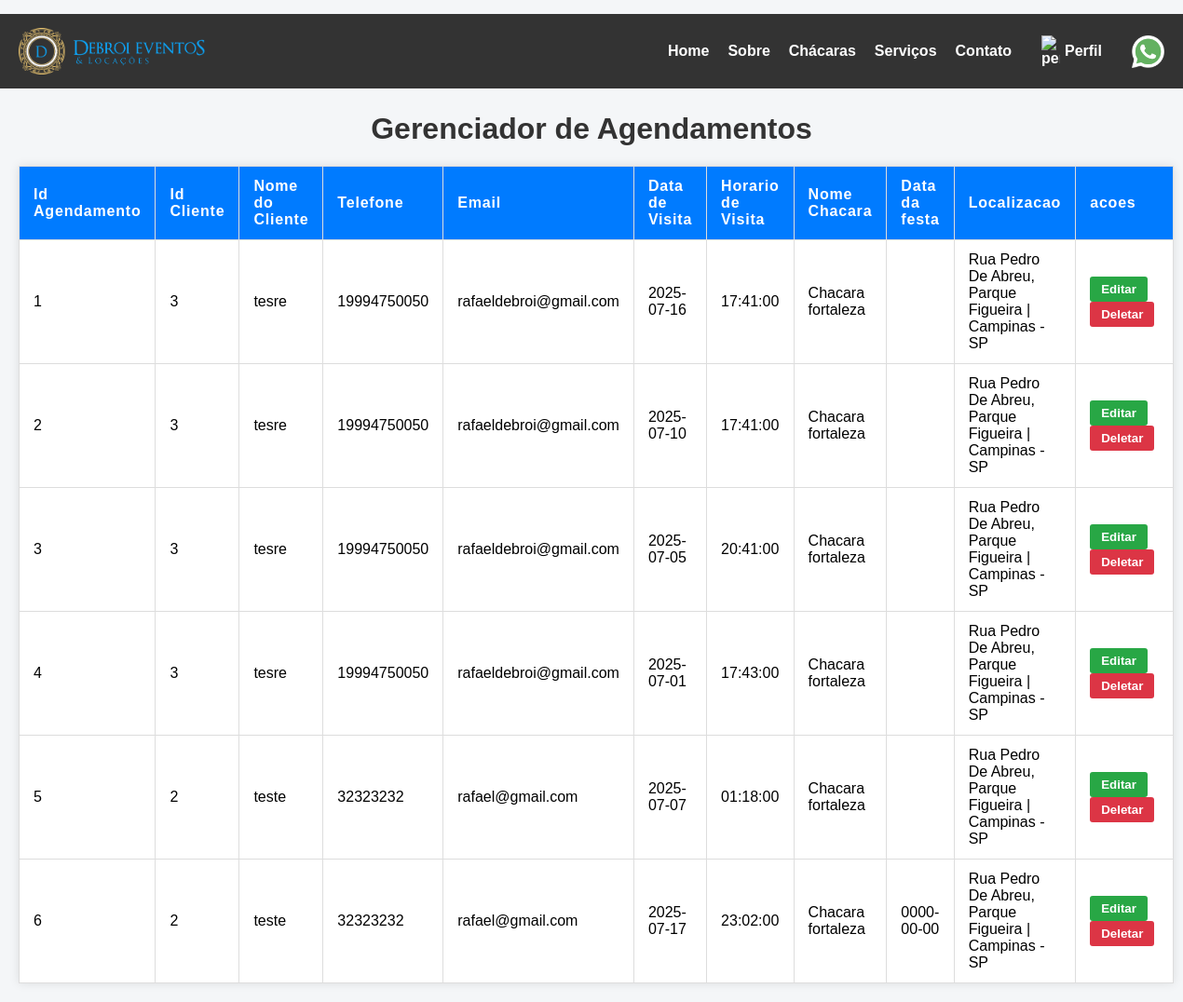
The page /gerenciaAgendamentos.php (signed in) on the database its author committed.
### tables this page shows
CREATE TABLE `usuario` (
  `IdCliente` int(11) NOT NULL AUTO_INCREMENT,
  `Nome` varchar(100) NOT NULL,
  `Email` varchar(255) NOT NULL,
  `Telefone` varchar(15) NOT NULL,
  `Senha` varchar(100) NOT NULL,
  `Cpf` varchar(11) NOT NULL,
  `Admin` int(1) DEFAULT NULL,
  `zap` int(1) DEFAULT NULL,
  PRIMARY KEY (`IdCliente`)
);

CREATE TABLE `agendamentovisita` (
  `IdAgendamentoVisita` int(11) NOT NULL AUTO_INCREMENT,
  `IdCliente` int(11) NOT NULL,
  `DataVisita` date NOT NULL,
  `Hora` time NOT NULL,
  `IdChacara` int(11) NOT NULL,
  `DataFesta` date DEFAULT NULL,
  `ConfirmacaoAgendamento` int(11) DEFAULT NULL,
  `Mensagem` varchar(500) DEFAULT NULL,
  PRIMARY KEY (`IdAgendamentoVisita`),
  KEY `IdCliente` (`IdCliente`),
  KEY `IdChacara` (`IdChacara`),
  CONSTRAINT `agendamentovisita_ibfk_1` FOREIGN KEY (`IdCliente`) REFERENCES `usuario` (`IdCliente`),
  CONSTRAINT `agendamentovisita_ibfk_2` FOREIGN KEY (`IdChacara`) REFERENCES `chacaras` (`IdChacaras`)
);

CREATE TABLE `chacaras` (
  `IdChacaras` int(11) NOT NULL AUTO_INCREMENT,
  `IdProprietario` int(11) NOT NULL,
  `Nome` varchar(100) NOT NULL,
  `Descricao` varchar(500) NOT NULL,
  `IdInfoChacaras` int(11) NOT NULL,
  `IdEndereco` int(11) NOT NULL,
  `IdCorretor` int(11) NOT NULL,
  `LocalizacaoUrlMaps` varchar(1000) NOT NULL,
  PRIMARY KEY (`IdChacaras`),
  KEY `IdProprietario` (`IdProprietario`),
  KEY `IdInfoChacaras` (`IdInfoChacaras`),
  KEY `IdEndereco` (`IdEndereco`),
  KEY `IdCorretor` (`IdCorretor`),
  CONSTRAINT `chacaras_ibfk_1` FOREIGN KEY (`IdProprietario`) REFERENCES `proprietario` (`IdProprietario`),
  CONSTRAINT `chacaras_ibfk_2` FOREIGN KEY (`IdInfoChacaras`) REFERENCES `infochacaras` (`IdInfoChacaras`),
  CONSTRAINT `chacaras_ibfk_3` FOREIGN KEY (`IdEndereco`) REFERENCES `endereco` (`IdEndereco`),
  CONSTRAINT `chacaras_ibfk_4` FOREIGN KEY (`IdCorretor`) REFERENCES `corretor` (`IdCorretor`)
);

CREATE TABLE `endereco` (
  `IdEndereco` int(11) NOT NULL AUTO_INCREMENT,
  `Cep` bigint(20) NOT NULL,
  `rua` varchar(100) NOT NULL,
  `bairro` varchar(100) NOT NULL,
  `cidade` varchar(100) NOT NULL,
  `Estado_Id` int(11) NOT NULL,
  `numero` int(11) NOT NULL,
  PRIMARY KEY (`IdEndereco`),
  KEY `Estado_Id` (`Estado_Id`),
  CONSTRAINT `endereco_ibfk_1` FOREIGN KEY (`Estado_Id`) REFERENCES `estado` (`IdEstado`)
);

CREATE TABLE `estado` (
  `IdEstado` int(11) NOT NULL AUTO_INCREMENT,
  `Estados` varchar(100) NOT NULL,
  PRIMARY KEY (`IdEstado`)
);

### html/gerenciaAgendamentos.php (the view, shortened to what this page needs)
<?php
include('conexao.php');
$AgendamentoSQl = " SELECT
                        a.IdAgendamentoVisita,
                        c.IdCliente,
                        c.Nome AS NomeUsuario,
                        c.Telefone,
                        c.Email,
                        ch.Nome AS NomeChacara,
                        a.DataVisita,
                        a.DataFesta,
                        a.Hora,
                        e.cep,
                        e.rua,
                        e.bairro,
                        e.cidade,
                        e.numero,
                        es.Estados
                        FROM usuario c
                        inner JOIN agendamentovisita a ON a.IdCliente = c.IdCliente
                        inner JOIN chacaras ch ON ch.IdChacaras = a.IdChacara
                        inner JOIN endereco e ON e.IdEndereco = ch.IdEndereco
                        INNER JOIN estado es ON es.IdEstado = e.Estado_Id ;";
$agendamentoConsulta = mysqli_query($conecta, $AgendamentoSQl);
?>
<!DOCTYPE html>
<html lang="pt-BR">
<head>
</head>
<body>
    <header>
        <?php include 'menuBarra.php'; ?>
    </header>
    <div class="TudoviewUser">
        <h1>Gerenciador de Agendamentos</h1>
        <div class="table-container">
            <table>
                <thead>
                    <tr>
                        <th>Id Agendamento</th>
                        <th>Id Cliente</th>
                        <th>Nome do Cliente</th>
                        <th>Telefone</th>
                        <th>Email</th>
                        <th>Data de Visita</th>
                        <th>Horario de Visita</th>
                        <th>Nome Chacara</th>
                        <th>Data da festa</th>
                        <th>Localizacao</th>
                        <th>acoes</th>
                    </tr>
                </thead>
                <tbody>
                    <?php while ($Agendamento = mysqli_fetch_assoc($agendamentoConsulta)) {  ?>
                        <tr>
                            <td><?php echo $Agendamento["IdAgendamentoVisita"]; ?></td>
                            <td><?php echo $Agendamento["IdCliente"]; ?></td>
                            <td><?php echo $Agendamento["NomeUsuario"]; ?></td>
                            <td><?php echo $Agendamento["Telefone"]; ?></td>
                            <td><?php echo $Agendamento["Email"]; ?></td>
                            <td><?php echo $Agendamento["DataVisita"]; ?></td>
                            <td><?php echo $Agendamento["Hora"]; ?></td>
                            <td><?php echo $Agendamento["NomeChacara"]; ?></td>
                            <td><?php echo $Agendamento["DataFesta"]; ?></td>
                            <td><?php echo $Agendamento["rua"] . ", " . $Agendamento["bairro"] . " | " . $Agendamento["cidade"] . " - " . $Agendamento["Estados"]; ?>
                            </td>
                            <td class="actions">
                                <button class="edit-btn">Editar</button>
                                <br>
                                <button class="delete-btn">Deletar</button>
                            </td>
                        </tr>
                    <?php } ?>
                </tbody>
            </table>
        </div>
    </div>
</body>
</html>

### html/gerenciaAgendamentos.php (style rules this page uses)
body { font-family: Arial, sans-serif; margin: 20px; background-color: #f4f6f8; }
h1 { margin-top: 120px; color: #333; text-align: center; }
table { width: 100%; border-collapse: collapse; margin-top: 20px; background: white; box-shadow: 0 0 10px rgba(0, 0, 0, 0.1); }
th, td { padding: 12px 15px; border: 1px solid #ddd; text-align: left; }
th { background-color: #007BFF; color: white; letter-spacing: 0.05em; }
.actions button { margin-right: 5px; padding: 6px 12px; border: none; border-radius: 3px; cursor: pointer; color: white; font-weight: bold; }
.edit-btn { background-color: #28a745; }
.delete-btn { background-color: #dc3545; }

### rows shown on the page
usuario: agendamentovisita.IdAgendamentoVisita "1", IdCliente "3", Nome "tesre", Telefone "19994750050", Email "rafaeldebroi@gmail.com", agendamentovisita.DataVisita "2025-07-16", agendamentovisita.Hora "17:41:00", chacaras.Nome "Chacara fortaleza", endereco.rua "Rua Pedro De Abreu", endereco.bairro "Parque Figueira", endereco.cidade "Campinas", estado.Estados "SP", agendamentovisita.IdAgendamentoVisita "2", agendamentovisita.DataVisita "2025-07-10", agendamentovisita.IdAgendamentoVisita "3", agendamentovisita.DataVisita "2025-07-05", agendamentovisita.Hora "20:41:00", agendamentovisita.IdAgendamentoVisita "4", agendamentovisita.DataVisita "2025-07-01", agendamentovisita.Hora "17:43:00"
usuario: agendamentovisita.IdAgendamentoVisita "5", IdCliente "2", Nome "teste", Telefone "32323232", Email "rafael@gmail.com", agendamentovisita.DataVisita "2025-07-07", agendamentovisita.Hora "01:18:00", chacaras.Nome "Chacara fortaleza", endereco.rua "Rua Pedro De Abreu", endereco.bairro "Parque Figueira", endereco.cidade "Campinas", estado.Estados "SP", agendamentovisita.IdAgendamentoVisita "6", agendamentovisita.DataVisita "2025-07-17", agendamentovisita.Hora "23:02:00", agendamentovisita.DataFesta "0000-00-00"
